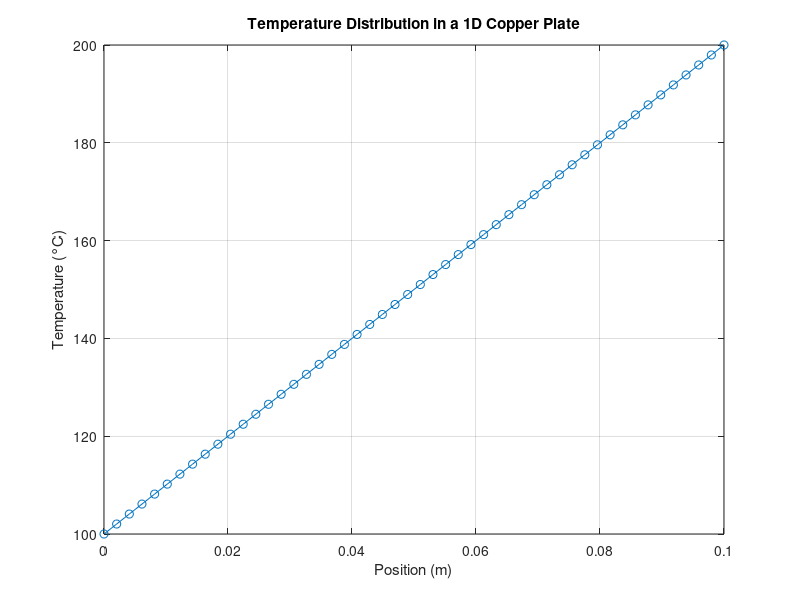

Write the MATLAB code that produced this figure.
L = 0.1;  
Nx = 50;  
dx = L / (Nx - 1);


k = 400; 

T = zeros(Nx, 1);


T_left = 100; 
T_right = 200; 


T(1) = T_left;
T(end) = T_right;

tolerance = 1e-5;
max_iterations = 5000;

for iter = 1:max_iterations
    T_old = T;
    
    for i = 2:Nx-1
        T(i) = 0.5 * (T(i+1) + T(i-1));
    end
    

    if max(abs(T - T_old)) < tolerance
        break;
    end
end


x = 0:dx:L;
plot(x, T, '-o');
title('Temperature Distribution in a 1D Copper Plate');
xlabel('Position (m)');
ylabel('Temperature (°C)');
grid on;